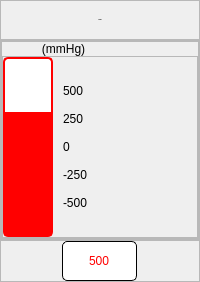
                   <widget class="QFrame" name="apsensor">
                    <property name="minimumSize">
                     <size>
                      <width>0</width>
                      <height>0</height>
                     </size>
                    </property>
                    <property name="frameShape">
                     <enum>QFrame::NoFrame</enum>
                    </property>
                    <property name="frameShadow">
                     <enum>QFrame::Raised</enum>
                    </property>
                    <layout class="QVBoxLayout" name="verticalLayout_29">
                     <property name="spacing">
                      <number>0</number>
                     </property>
                     <property name="leftMargin">
                      <number>0</number>
                     </property>
                     <property name="topMargin">
                      <number>0</number>
                     </property>
                     <property name="rightMargin">
                      <number>0</number>
                     </property>
                     <property name="bottomMargin">
                      <number>0</number>
                     </property>
                     <item>
                      <widget class="QFrame" name="frame_6">
                       <property name="frameShape">
                        <enum>QFrame::StyledPanel</enum>
                       </property>
                       <property name="frameShadow">
                        <enum>QFrame::Raised</enum>
                       </property>
                       <layout class="QHBoxLayout" name="horizontalLayout_3">
                        <item>
                         <widget class="QLabel" name="s1_label_8">
                          <property name="minimumSize">
                           <size>
                            <width>100</width>
                            <height>20</height>
                           </size>
                          </property>
                          <property name="maximumSize">
                           <size>
                            <width>16777215</width>
                            <height>20</height>
                           </size>
                          </property>
                          <property name="font">
                           <font>
                            <family>Roboto</family>
                            <pointsize>-1</pointsize>
                            <weight>75</weight>
                            <italic>false</italic>
                            <bold>true</bold>
                           </font>
                          </property>
                          <property name="styleSheet">
                           <string notr="true">font: bold 26px &quot;Roboto&quot;;</string>
                          </property>
                          <property name="text">
                           <string>A.Press</string>
                          </property>
                          <property name="alignment">
                           <set>Qt::AlignCenter</set>
                          </property>
                         </widget>
                        </item>
                       </layout>
                      </widget>
                     </item>
                     <item>
                      <widget class="QFrame" name="frame_7">
                       <property name="frameShape">
                        <enum>QFrame::StyledPanel</enum>
                       </property>
                       <property name="frameShadow">
                        <enum>QFrame::Raised</enum>
                       </property>
                       <layout class="QVBoxLayout" name="verticalLayout_5">
                        <property name="spacing">
                         <number>0</number>
                        </property>
                        <property name="leftMargin">
                         <number>0</number>
                        </property>
                        <property name="topMargin">
                         <number>0</number>
                        </property>
                        <property name="rightMargin">
                         <number>0</number>
                        </property>
                        <property name="bottomMargin">
                         <number>0</number>
                        </property>
                        <item>
                         <widget class="QFrame" name="frame_8">
                          <property name="frameShape">
                           <enum>QFrame::StyledPanel</enum>
                          </property>
                          <property name="frameShadow">
                           <enum>QFrame::Raised</enum>
                          </property>
                          <layout class="QVBoxLayout" name="verticalLayout_6">
                           <property name="spacing">
                            <number>0</number>
                           </property>
                           <property name="leftMargin">
                            <number>0</number>
                           </property>
                           <property name="topMargin">
                            <number>0</number>
                           </property>
                           <property name="rightMargin">
                            <number>0</number>
                           </property>
                           <property name="bottomMargin">
                            <number>0</number>
                           </property>
                           <item>
                            <widget class="QLabel" name="label_4">
                             <property name="styleSheet">
                              <string notr="true">font : 16px &quot;Roboto&quot;</string>
                             </property>
                             <property name="text">
                              <string>            (mmHg)</string>
                             </property>
                            </widget>
                           </item>
                           <item>
                            <widget class="QFrame" name="frame_9">
                             <property name="frameShape">
                              <enum>QFrame::StyledPanel</enum>
                             </property>
                             <property name="frameShadow">
                              <enum>QFrame::Raised</enum>
                             </property>
                             <layout class="QHBoxLayout" name="horizontalLayout_6">
                              <property name="spacing">
                               <number>10</number>
                              </property>
                              <property name="leftMargin">
                               <number>0</number>
                              </property>
                              <property name="topMargin">
                               <number>0</number>
                              </property>
                              <property name="rightMargin">
                               <number>0</number>
                              </property>
                              <property name="bottomMargin">
                               <number>0</number>
                              </property>
                              <item>
                               <widget class="QProgressBar" name="s1_bar_6">
                                <property name="sizePolicy">
                                 <sizepolicy hsizetype="Preferred" vsizetype="Preferred">
                                  <horstretch>0</horstretch>
                                  <verstretch>0</verstretch>
                                 </sizepolicy>
                                </property>
                                <property name="minimumSize">
                                 <size>
                                  <width>50</width>
                                  <height>180</height>
                                 </size>
                                </property>
                                <property name="maximumSize">
                                 <size>
                                  <width>50</width>
                                  <height>180</height>
                                 </size>
                                </property>
                                <property name="contextMenuPolicy">
                                 <enum>Qt::DefaultContextMenu</enum>
                                </property>
                                <property name="layoutDirection">
                                 <enum>Qt::LeftToRight</enum>
                                </property>
                                <property name="autoFillBackground">
                                 <bool>false</bool>
                                </property>
                                <property name="styleSheet">
                                 <string notr="true">QProgressBar {
    text-align: center;
	background: #FFFFFF;
	border: 2px solid #FF0000;
	box-sizing: border-box;
	border-radius: 5px;
}
QProgressBar::chunk {
    background: #FF0000;
}</string>
                                </property>
                                <property name="minimum">
                                 <number>-500</number>
                                </property>
                                <property name="maximum">
                                 <number>500</number>
                                </property>
                                <property name="value">
                                 <number>200</number>
                                </property>
                                <property name="alignment">
                                 <set>Qt::AlignRight|Qt::AlignTrailing|Qt::AlignVCenter</set>
                                </property>
                                <property name="textVisible">
                                 <bool>false</bool>
                                </property>
                                <property name="orientation">
                                 <enum>Qt::Vertical</enum>
                                </property>
                                <property name="invertedAppearance">
                                 <bool>false</bool>
                                </property>
                                <property name="textDirection">
                                 <enum>QProgressBar::BottomToTop</enum>
                                </property>
                                <property name="format">
                                 <string>%v</string>
                                </property>
                               </widget>
                              </item>
                              <item>
                               <widget class="QLabel" name="label_5">
                                <property name="styleSheet">
                                 <string notr="true">font : 16px &quot;Roboto&quot;</string>
                                </property>
                                <property name="text">
                                 <string>500

250

0

-250

-500</string>
                                </property>
                                <property name="textFormat">
                                 <enum>Qt::AutoText</enum>
                                </property>
                                <property name="alignment">
                                 <set>Qt::AlignLeading|Qt::AlignLeft|Qt::AlignVCenter</set>
                                </property>
                               </widget>
                              </item>
                             </layout>
                            </widget>
                           </item>
                          </layout>
                         </widget>
                        </item>
                       </layout>
                      </widget>
                     </item>
                     <item>
                      <widget class="QFrame" name="frame_10">
                       <property name="frameShape">
                        <enum>QFrame::StyledPanel</enum>
                       </property>
                       <property name="frameShadow">
                        <enum>QFrame::Raised</enum>
                       </property>
                       <layout class="QHBoxLayout" name="horizontalLayout_7">
                        <property name="spacing">
                         <number>0</number>
                        </property>
                        <property name="leftMargin">
                         <number>0</number>
                        </property>
                        <property name="topMargin">
                         <number>0</number>
                        </property>
                        <property name="rightMargin">
                         <number>0</number>
                        </property>
                        <property name="bottomMargin">
                         <number>0</number>
                        </property>
                        <item>
                         <widget class="QLineEdit" name="paval_edit">
                          <property name="sizePolicy">
                           <sizepolicy hsizetype="Preferred" vsizetype="Preferred">
                            <horstretch>0</horstretch>
                            <verstretch>0</verstretch>
                           </sizepolicy>
                          </property>
                          <property name="minimumSize">
                           <size>
                            <width>75</width>
                            <height>40</height>
                           </size>
                          </property>
                          <property name="maximumSize">
                           <size>
                            <width>75</width>
                            <height>40</height>
                           </size>
                          </property>
                          <property name="styleSheet">
                           <string notr="true">background: #FFFFFF;
border: 1px solid #000000;
border-radius: 5px;
font: bold 16px &quot;Roboto&quot;;
color : #FF0000;</string>
                          </property>
                          <property name="text">
                           <string>500</string>
                          </property>
                          <property name="alignment">
                           <set>Qt::AlignCenter</set>
                          </property>
                         </widget>
                        </item>
                       </layout>
                      </widget>
                     </item>
                    </layout>
                   </widget>
